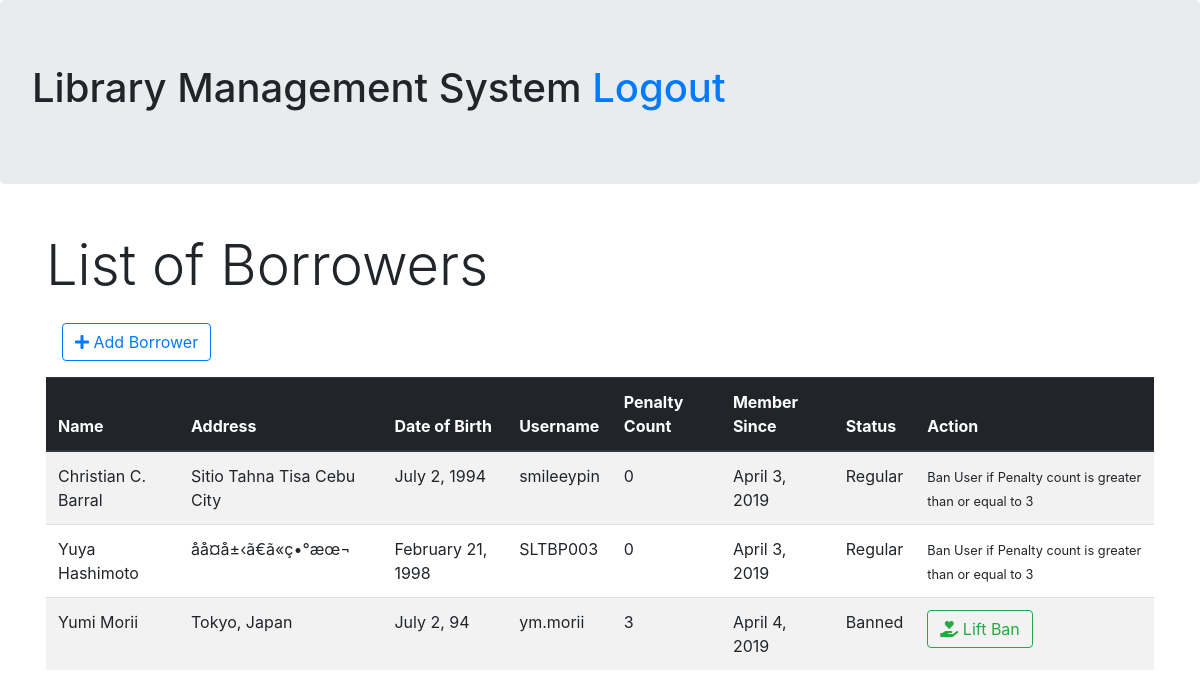
The app's page /admin/borrower-retrieve.php, older data.
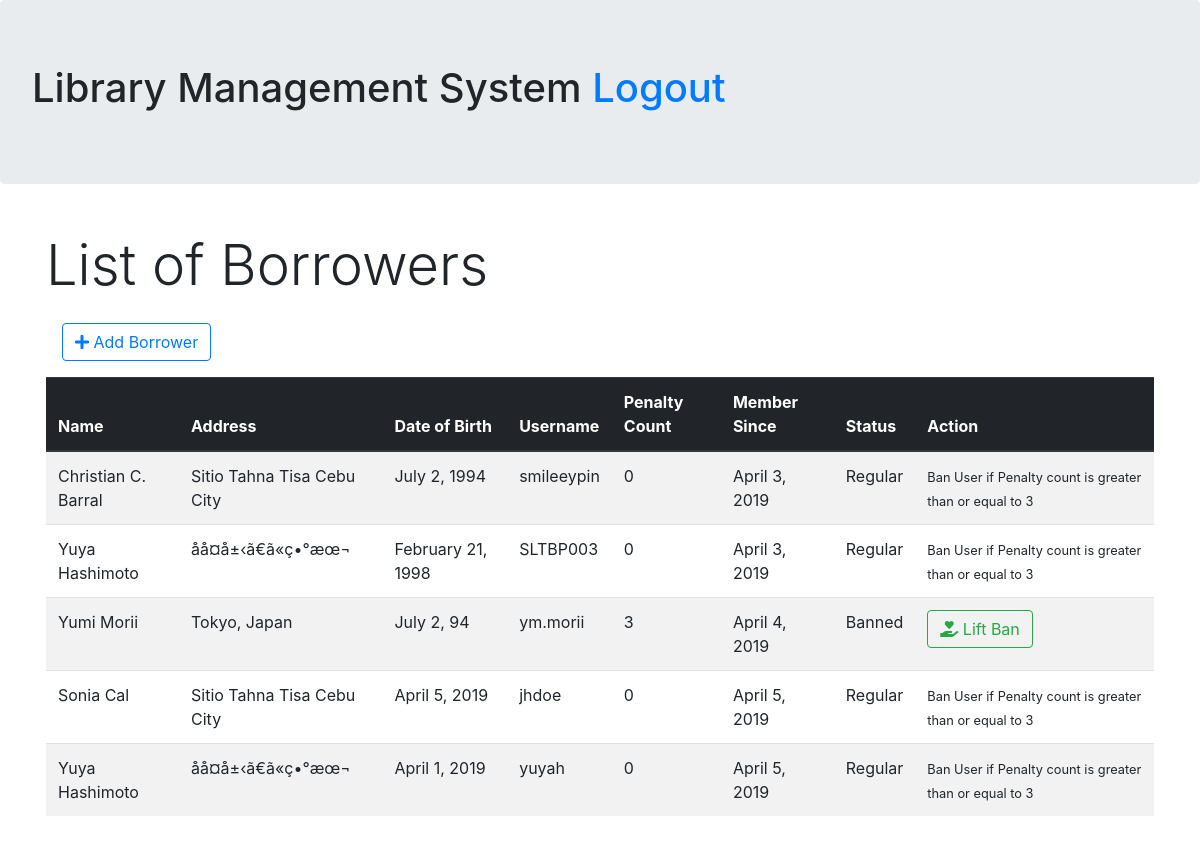
The same page, newer data.
### tables this page shows
CREATE TABLE `borrower` (
  `borrower_id` int(11) NOT NULL,
  `borrower_name` varchar(50) NOT NULL,
  `borrower_address` text NOT NULL,
  `borrower_dob` date NOT NULL,
  `borrower_uname` varchar(50) NOT NULL,
  `borrower_password` varchar(100) NOT NULL,
  `borrower_penalty_count` int(100) NOT NULL DEFAULT '0',
  `borrower_date_added` date NOT NULL,
  `borrower_status` char(1) NOT NULL
);

### classes/connect_service.php (called while the page is built, shortened)
<?php
class Database {
    private $servername = "localhost";
    private $username = "root";
    private $password = "";
    private $database = "library";
    public function __construct(){
        $this->conn = new mysqli($this->servername, $this->username, $this->password, $this->database);
        return $this->conn;
    }
}
?>

### classes/borrowerDAO.php (called while the page is built, shortened)
<?php
    require_once 'connect_service.php';
    class BorrowerAccessObject extends Database {
        public function getBorrowers(){
            $sql = "SELECT * FROM borrower";
            $result = $this->conn->query($sql);
            $rows = array();
            while($row=$result->fetch_assoc()){
                $rows[] = $row;
            }
            return $rows;
        }
    }
?>

### admin/borrower-retrieve.php (the view, shortened to what this page needs)
<?php
    require_once '../classes/borrowerDAO.php';
    $borrowerdao = new BorrowerAccessObject;
    $borrower = $borrowerdao->getBorrowers();
?>
<!DOCTYPE html>
<html lang="en">
<head>
    <link rel="stylesheet" href="https://use.fontawesome.com/releases/v5.8.1/css/all.css">
    <link rel="stylesheet" href="https://stackpath.bootstrapcdn.com/bootstrap/4.1.3/css/bootstrap.min.css">
</head>
<body>
    <div class="jumbotron">
        <h1>Library Management System <a href="../logout.php?page=2">Logout</a> </h1>
    </div>
    <div class="container p-3 justify-content-center">
        <h4 class="display-4">List of Borrowers</h4>
        <a href="borrower-insert.php" role="button" class="btn btn-outline-primary m-3"><i class="fas fa-plus"></i> Add Borrower</a>
        <table class="table table-striped">
            <thead class="thead-dark">
                <th>Name</th>
                <th>Address</th>
                <th>Date of Birth</th>
                <th>Username</th>
                <th>Penalty Count</th>
                <th>Member Since</th>
                <th>Status</th>
                <th>Action</th>
            </thead>
            <tbody>
                <?php
                    foreach ($borrower as $key => $value) {
                        if($value['borrower_status'] == 'N'){
                            echo "<tr class='trN'>";
                                echo "<td>".$value['borrower_name']."</td>";
                                echo "<td>".$value['borrower_address']."</td>";
                                echo "<td>".date('F j, Y', strtotime($value['borrower_dob']))."</td>";
                                echo "<td>".$value['borrower_uname']."</td>";
                                echo "<td>".$value['borrower_penalty_count']."</td>";
                                echo "<td>".date('F j, Y', strtotime($value['borrower_date_added']))."</td>";
                                echo "<td>New</td>";
                                if($value['borrower_penalty_count'] >= 3){
                                    echo "<td><a href='borrower-ban.php?id=".$value['borrower_id']."&status=B' class='btn btn-outline-danger'><i class='fas fa-times'></i> Ban Borrower</a></td>";
                                }
                                else{
                                    echo "<td><small>Ban User if Penalty count is greater than or equal to 3</small></td>";
                                }
                            echo "</tr>";
                        }elseif($value['borrower_status'] == 'B'){
                            echo "<tr class='trN'>";
                                echo "<td>".$value['borrower_name']."</td>";
                                echo "<td>".$value['borrower_address']."</td>";
                                echo "<td>".date('F j, y', strtotime($value['borrower_dob']))."</td>";
                                echo "<td>".$value['borrower_uname']."</td>";
                                echo "<td>".$value['borrower_penalty_count']."</td>";
                                echo "<td>".date('F j, Y', strtotime($value['borrower_date_added']))."</td>";
                                echo "<td>Banned</td>";
                                echo "<td><a href='borrower-lift.php?id=".$value['borrower_id']."&status=R' class='btn btn-outline-success'><i class='fas fa-hand-holding-heart'></i> Lift Ban</a></td>";
                            echo "</tr>";
                        }
                        else{
                            echo "<tr>";
                                echo "<td>".$value['borrower_name']."</td>";
                                echo "<td>".$value['borrower_address']."</td>";
                                echo "<td>".date('F j, Y', strtotime($value['borrower_dob']))."</td>";
                                echo "<td>".$value['borrower_uname']."</td>";
                                echo "<td>".$value['borrower_penalty_count']."</td>";
                                echo "<td>".date('F j, Y', strtotime($value['borrower_date_added']))."</td>";
                                echo "<td>Regular</td>";
                                if($value['borrower_penalty_count'] >= 3){
                                    echo "<td><a href='borrower-ban.php?id=".$value['borrower_id']."&status=B' class='btn btn-outline-danger'><i class='fas fa-times'></i> Ban Borrower</a></td>";
                                }else{
                                    echo "<td><small>Ban User if Penalty count is greater than or equal to 3</small></td>";
                                }
                            echo "</tr>";
                        }
                    }
                ?>
            </tbody>
        </table>
    </div>
</body>
</html>

Row changes from the older to the newer data that the page shows:
added borrower: borrower_name "Sonia Cal", borrower_address "Sitio Tahna Tisa Cebu City", borrower_dob "April 5, 2019", borrower_uname "jhdoe", borrower_penalty_count "0", borrower_date_added "April 5, 2019", shows "Ban User if Penalty count is greater than or equal to 3"
added borrower: borrower_name "Yuya Hashimoto", borrower_address "åå¤å±‹ã€ã«ç•°æœ¬", borrower_dob "April 1, 2019", borrower_uname "yuyah", borrower_penalty_count "0", borrower_date_added "April 5, 2019", shows "Ban User if Penalty count is greater than or equal to 3"
